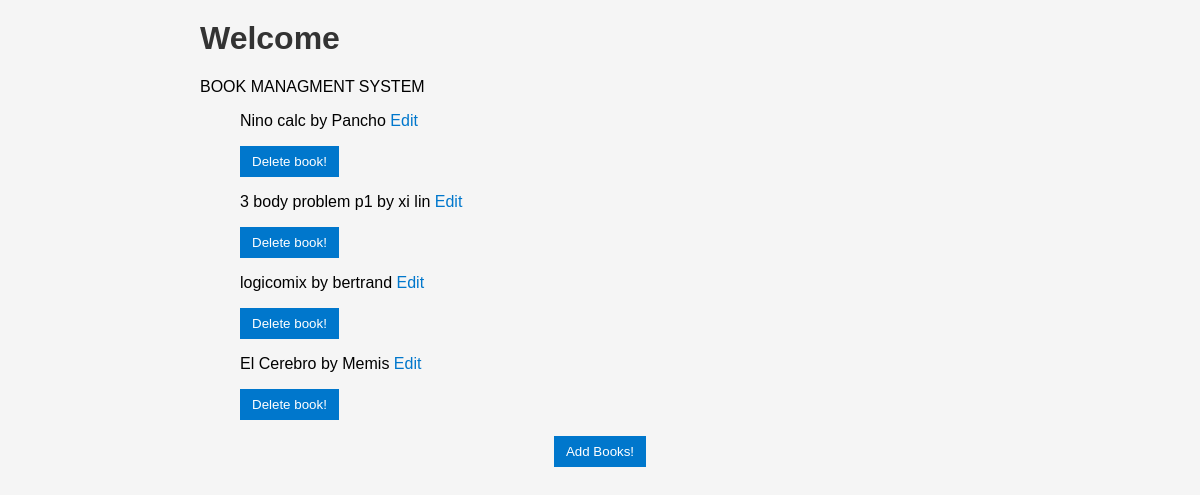
Before: / with the older database file.
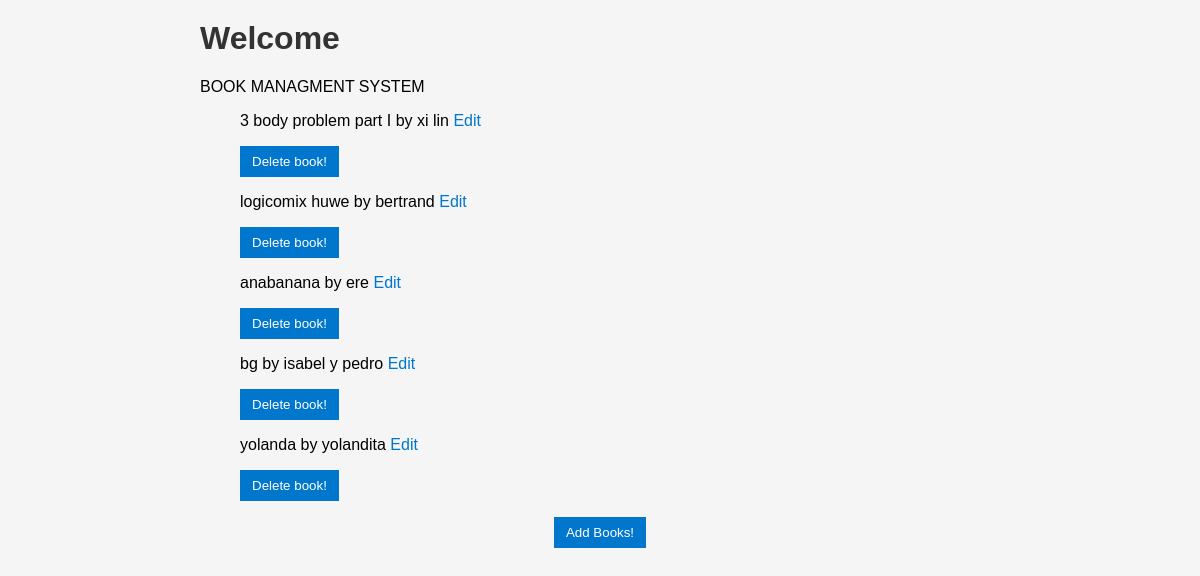
After: the same page with the newer database file.
### tables this page shows
CREATE TABLE books (
                   id INTEGER PRIMARY KEY AUTOINCREMENT,
                   title TEXT NOT NULL,
                   author TEXT NOT NULL
        );

### p1.py (the view)
@app.route('/')
def home():
    books= get_all_books()
    return render_template("index.html", books=books)

### database.py (called while the page is built)
def get_all_books():
    conn = get_connection()
    cursor = conn.cursor()
    cursor.execute("SELECT id, title, author FROM books")
    books = cursor.fetchall()
    conn.close()
    return books

def get_connection():
    conn = sqlite3.connect("books.db")
    return conn

### templates/index.html (shortened to what this page needs)
<head>
    <link rel="stylesheet"
    href="{{ url_for('static', filename='style.css') }}">
</head>
<h1>Welcome</h1>
<p>BOOK MANAGMENT SYSTEM</p>
<ul>
    {% for boo in books %}
        <p> {{ boo[1] }} by {{boo[2]}}
            <a href="{{ url_for('edit_book', id=boo[0]) }}">
                Edit
            </a>
            <form action="{{ url_for('delete_book', id=boo[0]) }}" method="post" style="display:inline;">
                <button
                    type="submit"
                    #
                    onclick = "return confirm('Delete the book {{boo[1]}} by {{boo[2]}} ?')">
                    Delete book!
                </button>
            </form>
        </p>
    {% endfor %}
</ul>
   <button class="add-btn"
   onclick="window.location.href='{{ url_for('books') }}'">
        Add Books!
    </button>

### static/style.css (style rules this page uses)
h1 { color: #333; }
a { color: #0077cc; text-decoration: none; }
form { margin: 20px 0; }
.add-btn { display: block; margin: 0 auto; }
button { padding: 8px 12px; background-color: #0077cc; color: white; border: none; cursor: pointer; }

Changed rows visible on the page:
removed books: title "Nino calc", author "Pancho"
removed books: title "El Cerebro", author "Memis"
changed books "xi lin": title "3 body problem p1" → "3 body problem part I"
changed books "bertrand": title "logicomix" → "logicomix huwe"
added books: title "anabanana", author "ere"
added books: title "bg", author "isabel y pedro"
added books: title "yolanda", author "yolandita"
